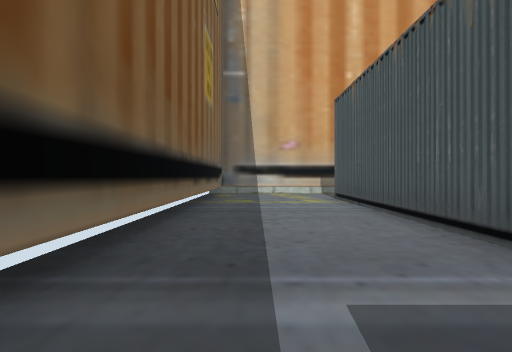
View 1 (above)

22 first-person views from a walk through a Unity game level. The camera is 1.4 m above the floor, looks level and sees 85° across. The floor is counted in squares, 2 m on a side. Each view is taken from the middle of a square. On the plan, view 1 faces up. The plan holds only what a view shows up to about 9 squares ahead; the rest is blank. The place goes on beyond the plan.

View 2
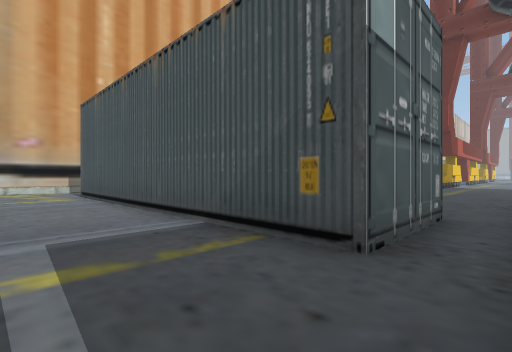

View 3
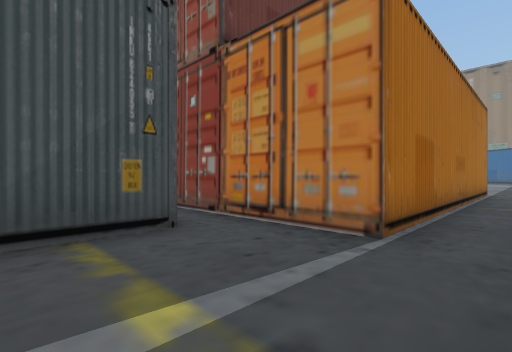

View 4
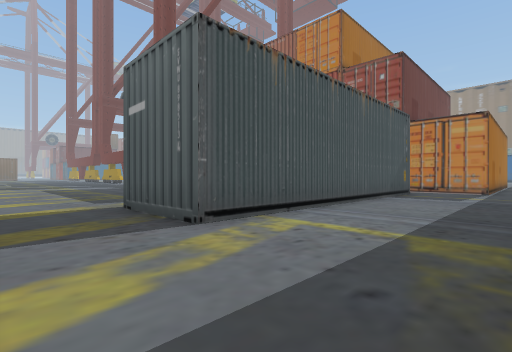

View 5
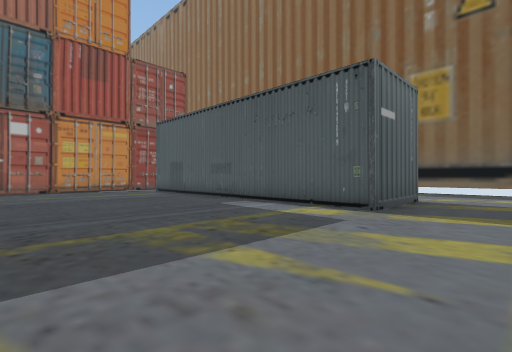

View 6
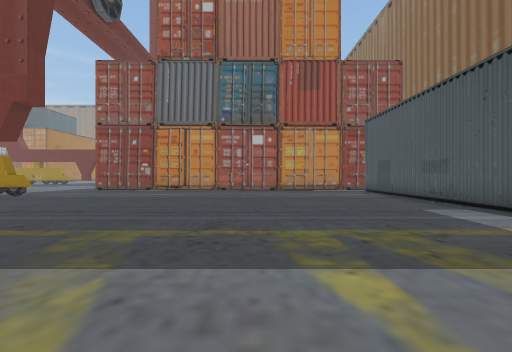

View 7
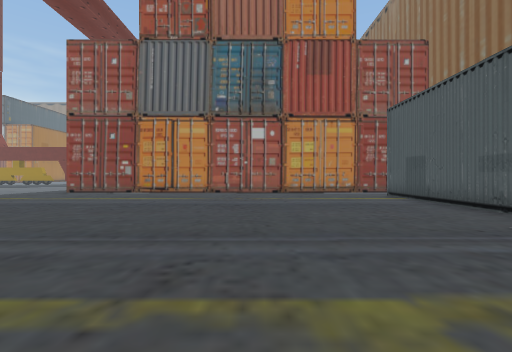

View 8
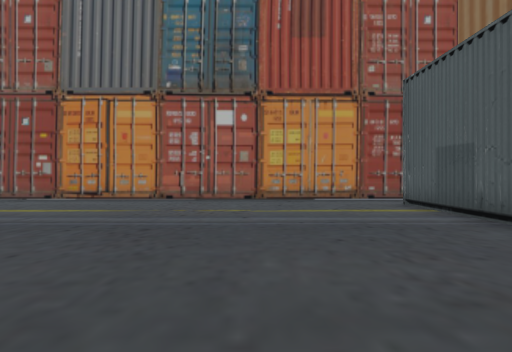

View 9
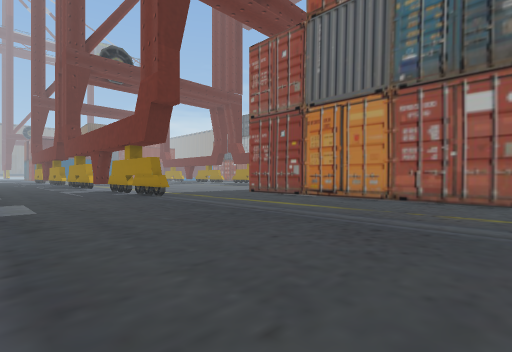

View 10
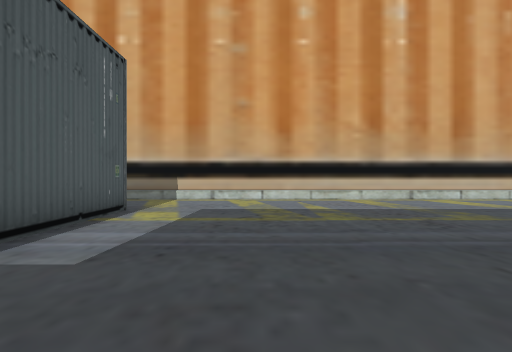

View 11
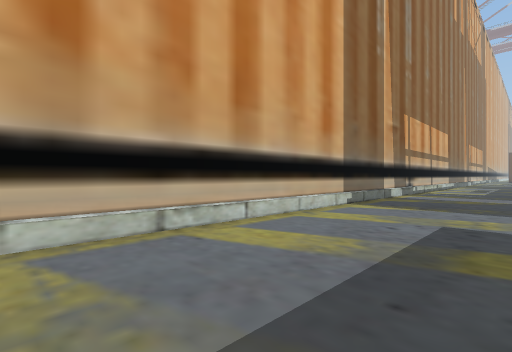

View 12
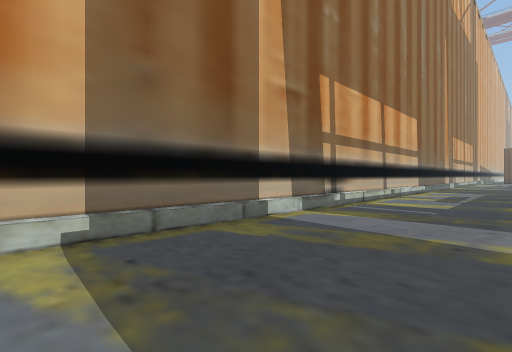

View 13
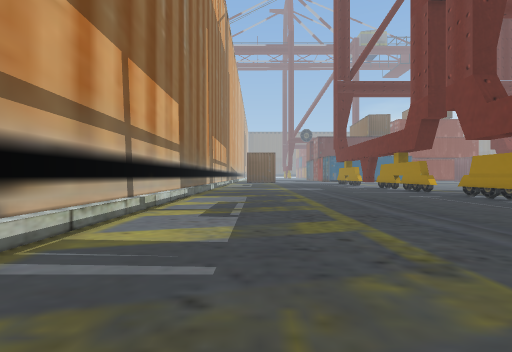

View 14
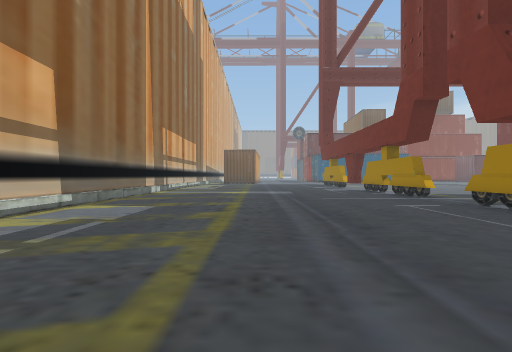

View 15
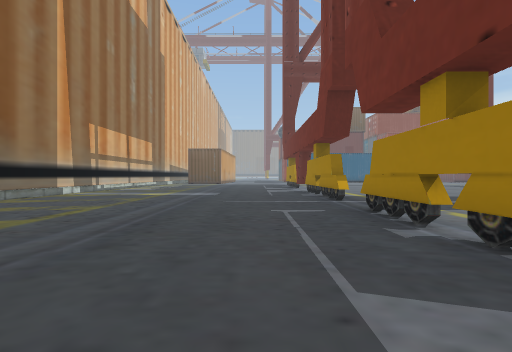

View 16
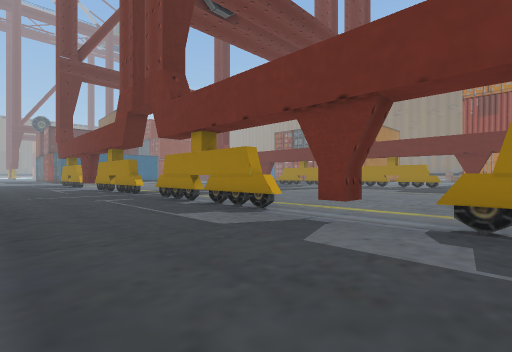

View 17
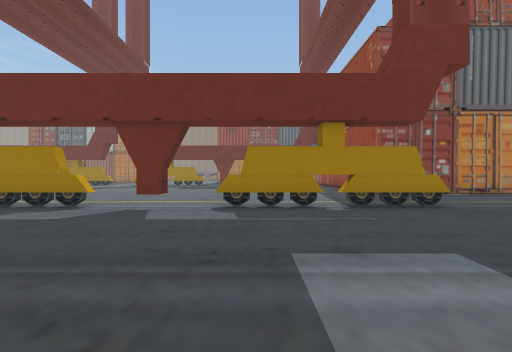

View 18
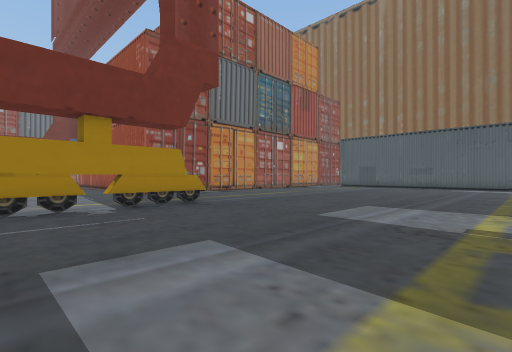

View 19
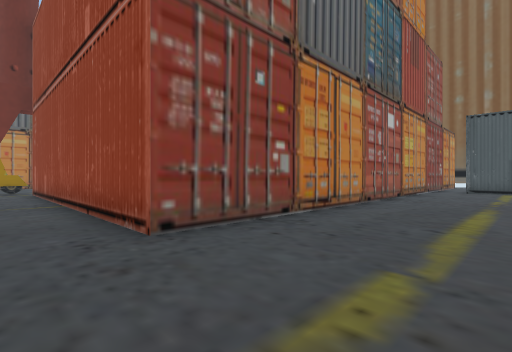

View 20
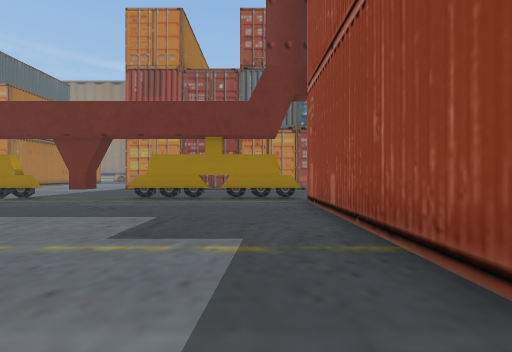

View 21
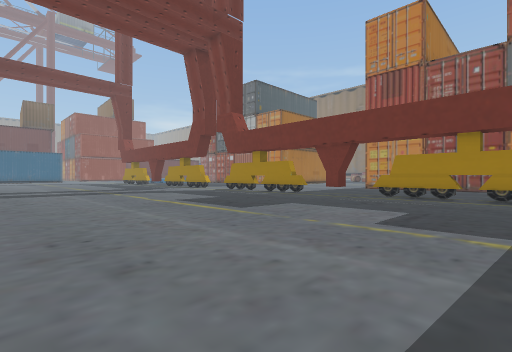

View 22
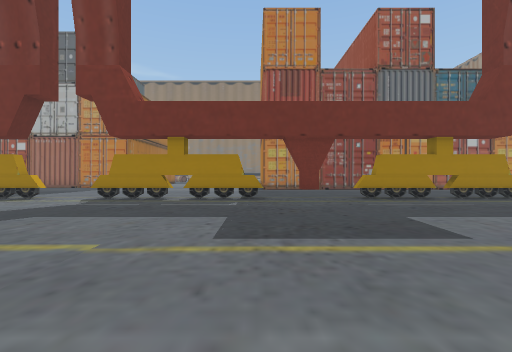

### Floor plan
Key: @ floor where view 1 was taken; # wall or solid block; x gap in a wall; . floor; T thing the floor can be seen under or through.
Columns run from 2 left of view 1 to 34 right of it. Each row starts with its distance up from view 1.
 12       ###############################
 11  ....................................
 10  ....................................
  9 #....................................
  8 #....###.............................
  7 #....###.............................
  6 #....###.............................
  5 #....###.............................
  4 #....###.............................
  3 #....###.............................
  2 #....###............TTTTTx..TTTTTT.##
  1  ....###.............................
  0  .@..###....................... ..
 -1  ....###................ ......
 -2  ..### #############.... ....
 -3  ..#               #...........
 -4  ..#               #.............
 -5  ..#               #.............
 -6  ..#               #............
 -7  ..#               #............
 -8  ..#               #.............
 -9   .#               #..............
-10   .#               #...............
-11   .#               #................
-12                    #................
-13                     #####x..######.##
-14                       ..

Positions as (right, up) in squares from view 1, and headings:
1: (0, 0), facing up
2: (0, -2), facing up-right
3: (-1, 1), facing down-right
4: (-1, 11), facing down-right
5: (11, 11), facing down-left
6: (10, 11), facing down
7: (10, 9), facing down
8: (9, 6), facing down
9: (9, 6), facing down-right
10: (8, 3), facing up
11: (11, 8), facing up-right
12: (17, 8), facing up-right
13: (21, 9), facing right
14: (24, 7), facing right
15: (25, 4), facing right
16: (22, 6), facing down-right
17: (22, 8), facing down
18: (22, 8), facing down-left
19: (19, 1), facing down-left
20: (19, -4), facing down
21: (19, -3), facing down-right
22: (26, -4), facing down
